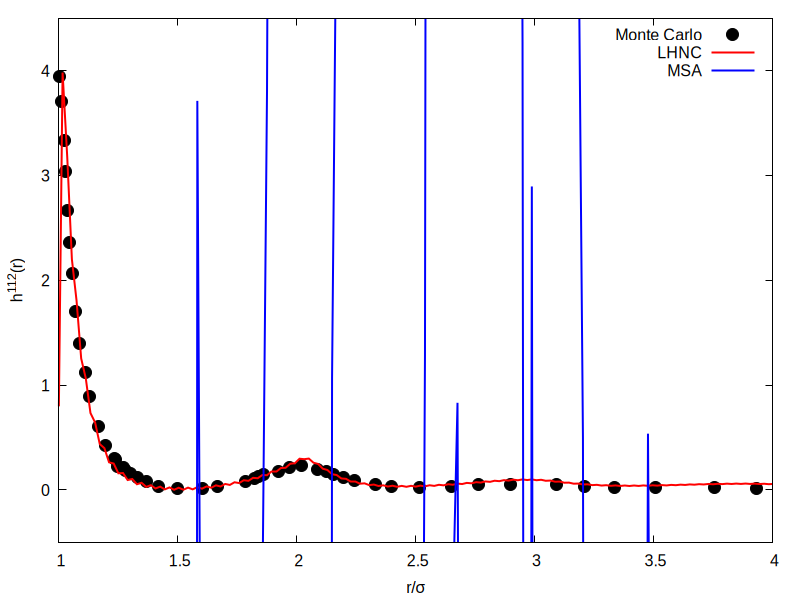

This chart was generated by the following gnuplot code:
reset

set xlabel "r/{/Symbol s}"
set ylabel "h^{112}(r)"
set key top right

set xrange [1:4]
set yrange [-0.5:4.5]

plot "fig4_rho_0.8_mu2_2.0.dat" using 1:2 pt 7 ps 2 lc rgb "black" t "Monte Carlo", \
    "hdr_rho_0.8_mu2_2.0_LHNC.dat" using 1:4 w l lw 2 lc rgb "red" t "LHNC", \
    "hdr_rho_0.8_mu2_2.0_MSA.dat" using 1:4 w l lw 2 lc rgb "blue" t "MSA",
